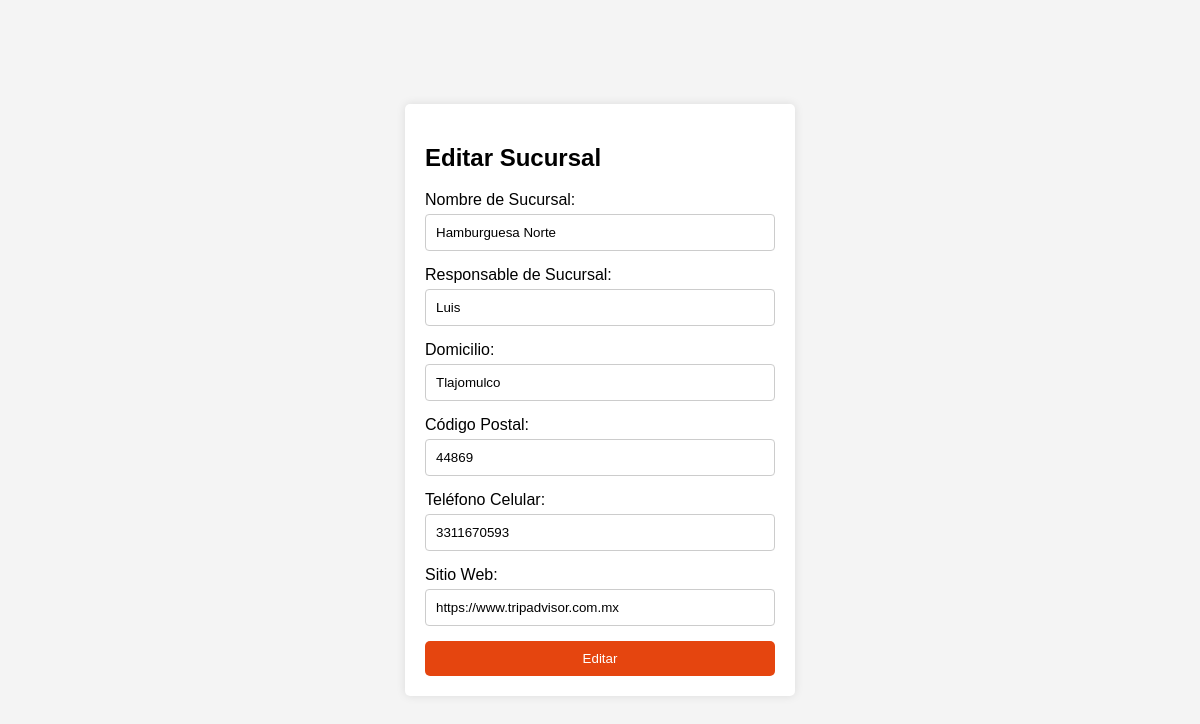
Page /src/branch/update-branch/update-branch.php?id=8 on the committed database.
### tables this page shows
CREATE TABLE `branches` (
  `id` int NOT NULL,
  `branch_name` varchar(255) NOT NULL,
  `branch_manager` varchar(255) NOT NULL,
  `address` varchar(255) NOT NULL,
  `postal_code` char(5) NOT NULL,
  `cellphone` char(10) NOT NULL,
  `website` varchar(255) DEFAULT NULL,
  `company_id` int DEFAULT NULL
);

### src/branch/update-branch/update-branch.php (the view, shortened to what this page needs)
<?php
require '../../db/connection.php';
$id = $_GET['id'] ?? '';
if ($id) {
    $stmt = $conn->prepare("SELECT * FROM branches WHERE id = ?");
    $stmt->bind_param("i", $id);
    $stmt->execute();
    $result = $stmt->get_result();
    $branch = $result->fetch_assoc();
} else {
    die('ID no proporcionado.');
}
?>
<!DOCTYPE html>
<html lang="es">
<head>
    <link rel="stylesheet" href="update-branch.css">
</head>
<body>
    <div class="form-container">
        <h2>Editar Sucursal</h2>
        <form id="registrationForm" action="updateBranch.php" method="POST">
            <label for="branchName">Nombre de Sucursal:</label>
            <input type="text" id="branchName" name="branchName" value="<?php echo htmlspecialchars($branch['branch_name']); ?>" required>
            <label for="branchManager">Responsable de Sucursal:</label>
            <input type="text" id="branchManager" name="branchManager" value="<?php echo htmlspecialchars($branch['branch_manager']); ?>" required>
            <label for="address">Domicilio:</label>
            <input type="text" id="address" name="address" value="<?php echo htmlspecialchars($branch['address']); ?>" required>
            <label for="postalCode">Código Postal:</label>
            <input type="text" id="postalCode" name="postalCode" value="<?php echo htmlspecialchars($branch['postal_code']); ?>" required>
            <label for="cellphone">Teléfono Celular:</label>
            <input type="tel" id="cellphone" name="cellphone" value="<?php echo htmlspecialchars($branch['cellphone']); ?>" required pattern="[0-9]{10}">
            <label for="website">Sitio Web:</label>
            <input type="url" id="website" name="website" value="<?php echo htmlspecialchars($branch['website']); ?>">
            <button type="submit">Editar</button>
        </form>
    </div>
</body>
</html>

### src/branch/update-branch/update-branch.css (style rules this page uses)
body { font-family: Arial, sans-serif; background-color: #f4f4f4; display: flex; justify-content: center; align-items: center; height: 100vh; margin: 0; }
.form-container { background: white; padding: 20px; border-radius: 5px; box-shadow: 0 0 10px rgba(0, 0, 0, 0.1); width: 350px; }
form { display: flex; flex-direction: column; }
label { margin-bottom: 5px; }
input[type="text"], input[type="tel"], input[type="url"] { padding: 10px; margin-bottom: 15px; border: 1px solid #ccc; border-radius: 4px; }
button { padding: 10px; color: white; background-color: #e5450f; border: none; border-radius: 5px; cursor: pointer; }

### rows in the picture
branches: branchName "Hamburguesa Norte", branchManager "Luis", address "Tlajomulco", postalCode "44869", cellphone "3311670593", website "https://www.tripadvisor.com.mx"
